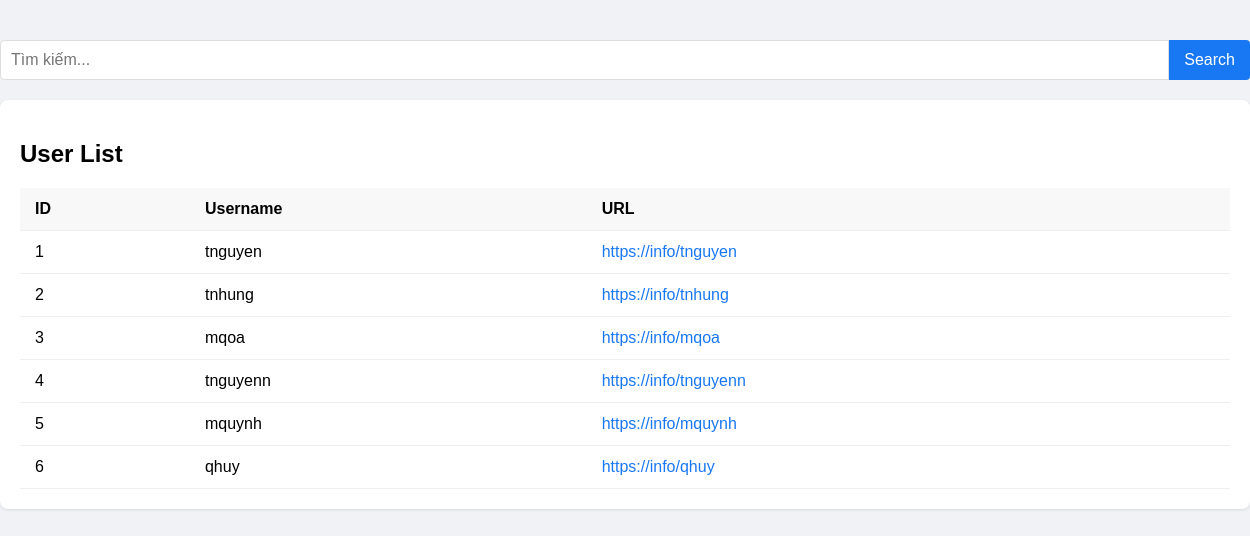
The page / on the database its author committed.
### tables this page shows
CREATE TABLE `users` (
  `id` int(11) NOT NULL,
  `username` varchar(100) NOT NULL,
  `password` varchar(255) NOT NULL,
  `url` varchar(255) NOT NULL
);

### controllers/usercontroller.php (called while the page is built, shortened)
<?php
require_once "models/usermodel.php";
class UserController {
    private $userModel;
    public function __construct() {
        $this->userModel = new UserModel();
    }
    public function index() {
        $users = $this->userModel->getAllUsers();
        require_once "views/userlist.php";
        require_once "views/userindex.php";
    }
}
?>

### models/usermodel.php (called while the page is built, shortened)
<?php
class UserModel {
    private $link;
    public function __construct() {
        require_once "modules/db_module.php";
    }
    public function getAllUsers() {
        $query = "SELECT * FROM users ORDER BY id";
        $result = chayTruyVanTraVeDL($this->link, $query);
        return layDuLieu($result);
    }
}
?>

### modules/db_module.php (called while the page is built, shortened)
<?php
function chayTruyVanTraVeDL($link, $q)
{
	$result = mysqli_query($link, $q);
	return $result;
}
function layDuLieu($result)
{
	$data = array();
	while ($row = mysqli_fetch_assoc($result)) {
		$data[] = $row;
	}
	return $data;
}

### views/userindex.php (the view, shortened to what this page needs)
<div class="search-container">
    <input type="text" id="search-input" placeholder="Tìm kiếm...">
    <button id="search-button">Search</button>
</div>
<div class="user-container">
    <h2>User List</h2>
    <div class="user-list" id="user-list">
        <table>
            <thead>
                <tr>
                    <th>ID</th>
                    <th>Username</th>
                    <th>URL</th>
                </tr>
            </thead>
            <tbody>
            <?php foreach($users as $user): ?>
                <tr>
                    <td><?php echo $user['id']; ?></td>
                    <td><?php echo $user['username']; ?></td>
                    <td><a href="#" class="user-url" data-id="<?php echo $user['id']; ?>"><?php echo $user['url']; ?></a></td>
                </tr>
            <?php endforeach; ?>
            </tbody>
        </table>
    </div>
</div>

### index.php
<?php
require_once "controllers/usercontroller.php";
$controller = new UserController();
if (isset($_GET['action'])) {
    $action = $_GET['action'];
    switch ($action) {
        case 'detail':
            if (isset($_GET['id'])) {
                $controller->detail($_GET['id']);
            }
            break;
        case 'search':
            $controller->search();
            break;
        default:
            $controller->index();
            break;
    }
} else {
    $controller->index();
}
?>

### views/userlist.php (shortened to what this page needs)
<!DOCTYPE html>
<html lang="en">
<head>
</head>
<body>
    <div class="container">
    </div>
</body>
</html>

### views/userlist.php (style rules this page uses)
body { font-family: Arial, sans-serif; margin: 0; padding: 0; background-color: #f0f2f5; }
.container { width: 100%; max-width: 1200px; margin: 0 auto; padding: 20px; }
.search-container { margin-bottom: 20px; display: flex; }
#search-input { flex: 1; padding: 10px; border: 1px solid #ddd; border-radius: 4px 0 0 4px; font-size: 16px; }
#search-button { padding: 10px 15px; background-color: #1877f2; color: white; border: none; border-radius: 0 4px 4px 0; cursor: pointer; font-size: 16px; }
.user-container { background-color: white; border-radius: 8px; box-shadow: 0 1px 3px rgba(0,0,0,0.1); padding: 20px; margin-bottom: 20px; }
.user-list { margin-top: 20px; }
table { width: 100%; border-collapse: collapse; }
table th, table td { padding: 12px 15px; text-align: left; border-bottom: 1px solid #eee; }
table th { background-color: #f8f8f8; font-weight: 600; }
.user-url { color: #1877f2; text-decoration: none; }

### rows shown on the page
users: id "1", username "tnguyen", url "https://info/tnguyen"
users: id "2", username "tnhung", url "https://info/tnhung"
users: id "3", username "mqoa", url "https://info/mqoa"
users: id "4", username "tnguyenn", url "https://info/tnguyenn"
users: id "5", username "mquynh", url "https://info/mquynh"
users: id "6", username "qhuy", url "https://info/qhuy"
